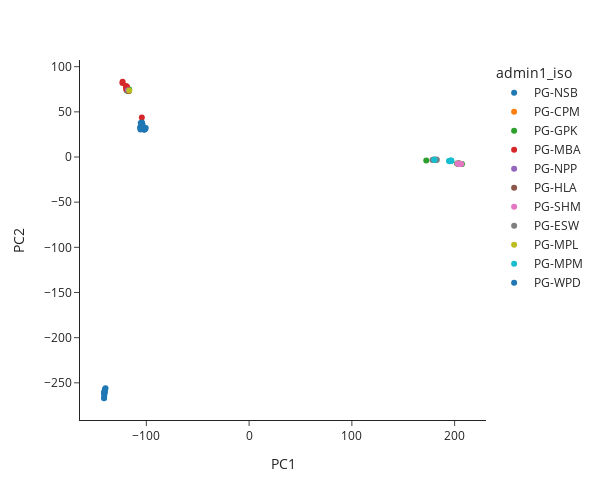

The code cell stored with this chart in its notebook:
### Code cell
model_all, evr_all = run_pca(contig = "KI915040", n_snps=50_000, sample_query = 'species_pca == "hinesorum" & country_iso == "PG"')
plot_pca(model_all, evr_all, colourfac = 'admin1_iso')

### Figure 1 — Plotly figure (JSON) as saved in the notebook; plotly's stock layout.template omitted (floating-point values rounded to 4 significant figures; data arrays with more than 128 entries replaced by an {"elided": "..."} marker saying what was removed)
{"data": [{"customdata": [["hin_BOU_A1", "hinesorum", "Papua New Guinea", "PG-NSB", "Bogenvil", 0.07565, 23, -6.662, 155.4], ["hin_BOU_A10", "hinesorum", "Papua New Guinea", "PG-NSB", "Bogenvil", 0.07561, 20, -6.662, 155.4], ["hin_BOU_A3", "hinesorum", "Papua New Guinea", "PG-NSB", "Bogenvil", 0.07545, 13, -6.662, 155.4], ["hin_BOU_A5", "hinesorum", "Papua New Guinea", "PG-NSB", "Bogenvil", 0.07558, 21, -6.662, 155.4], ["hin_BOU_A_6", "hinesorum", "Papua New Guinea", "PG-NSB", "Bogenvil", 0.07554, 19, -6.662, 155.4], ["hin_BOU_F2_BOU8", "hinesorum", "Papua New Guinea", "PG-NSB", "Bogenvil", 0.07571, 39, -6.669, 155.5], ["hin_BOU_T10", "hinesorum", "Papua New Guinea", "PG-NSB", "Bogenvil", 0.07546, 19, -6.669, 155.5], ["hin_BOU_T6", "hinesorum", "Papua New Guinea", "PG-NSB", "Bogenvil", 0.07548, 21, -6.669, 155.5], ["hin_BOU_T7", "hinesorum", "Papua New Guinea", "PG-NSB", "Bogenvil", 0.0756, 20, -6.669, 155.5], ["hin_BOU_T9", "hinesorum", "Papua New Guinea", "PG-NSB", "Bogenvil", 0.07568, 23, -6.669, 155.5], ["hin_BOU_T_5", "hinesorum", "Papua New Guinea", "PG-NSB", "Bogenvil", 0.07545, 20, -6.669, 155.5]], "hovertemplate": "admin1_iso=%{customdata[3]}<br>PC1=%{x}<br>PC2=%{y}<br>derived_sample_id=%{customdata[0]}<br>species=%{customdata[1]}<br>country=%{customdata[2]}<br>admin1_name=%{customdata[4]}<br>divergence=%{customdata[5]}<br>median_cov=%{customdata[6]}<br>latitude=%{customdata[7]}<br>longitude=%{customdata[8]}<extra></extra>", "legendgroup": "PG-NSB", "marker": {"color": "#1F77B4", "symbol": "circle"}, "mode": "markers", "name": "PG-NSB", "orientation": "v", "showlegend": true, "type": "scatter", "x": [-140.8, -141.1, -141.1, -140.2, -141.1, -140.8, -140.7, -140.8, -139.7, -140.8, -140.5], "xaxis": "x", "y": [-261.0, -266.6, -267.1, -257.1, -261.5, -260.9, -259.4, -260.9, -255.9, -263.6, -259.2], "yaxis": "y"}, {"customdata": [["hin_PP_97_89_13", "hinesorum", "Papua New Guinea", "PG-CPM", "Sentral", 0.07513, 26, -9.397, 147.5], ["hin_PP_97_89_7", "hinesorum", "Papua New Guinea", "PG-CPM", "Sentral", 0.07522, 24, -9.397, 147.5]], "hovertemplate": "admin1_iso=%{customdata[3]}<br>PC1=%{x}<br>PC2=%{y}<br>derived_sample_id=%{customdata[0]}<br>species=%{customdata[1]}<br>country=%{customdata[2]}<br>admin1_name=%{customdata[4]}<br>divergence=%{customdata[5]}<br>median_cov=%{customdata[6]}<br>latitude=%{customdata[7]}<br>longitude=%{customdata[8]}<extra></extra>", "legendgroup": "PG-CPM", "marker": {"color": "#FF7F0E", "symbol": "circle"}, "mode": "markers", "name": "PG-CPM", "orientation": "v", "showlegend": true, "type": "scatter", "x": [-119.8, -119.1], "xaxis": "x", "y": [76.71, 76.28], "yaxis": "y"}, {"customdata": {"elided": "20x9 mixed values"}, "hovertemplate": "admin1_iso=%{customdata[3]}<br>PC1=%{x}<br>PC2=%{y}<br>derived_sample_id=%{customdata[0]}<br>species=%{customdata[1]}<br>country=%{customdata[2]}<br>admin1_name=%{customdata[4]}<br>divergence=%{customdata[5]}<br>median_cov=%{customdata[6]}<br>latitude=%{customdata[7]}<br>longitude=%{customdata[8]}<extra></extra>", "legendgroup": "PG-GPK", "marker": {"color": "#2CA02C", "symbol": "circle"}, "mode": "markers", "name": "PG-GPK", "orientation": "v", "showlegend": true, "type": "scatter", "x": [-117.1, -118.1, -116.6, -118.2, -116.8, -118.5, -118.5, 205.7, 172.4, 203.5, 202.3, 207.1, 204.3, 205.3, -119.0, -116.9, -118.3, 206.3, 204.0, 203.7], "xaxis": "x", "y": [73.1, 74.89, 74.67, 73.23, 73.62, 75.3, 74.93, -7.618, -3.753, -7.466, -7.244, -7.758, -7.315, -7.761, 73.72, 73.25, 73.7, -7.689, -7.592, -7.628], "yaxis": "y"}, {"customdata": [["hin_PP_CP113_4", "hinesorum", "Papua New Guinea", "PG-MBA", "Milen Be", 0.07503, 20, -9.629, 147.6], ["hin_PP_CP94_1", "hinesorum", "Papua New Guinea", "PG-MBA", "Milen Be", 0.0749, 13, -10.2, 149.7], ["hin_PP_CP98_100_39", "hinesorum", "Papua New Guinea", "PG-MBA", "Milen Be", 0.075, 21, -10.38, 150.3], ["hin_PP_f2_98_89_11", "hinesorum", "Papua New Guinea", "PG-MBA", "Milen Be", 0.07522, 27, -10.2, 150.4], ["hin_PP_f2_98_89_14", "hinesorum", "Papua New Guinea", "PG-MBA", "Milen Be", 0.07526, 32, -10.2, 150.4], ["hin_PP_f2_98_89_21", "hinesorum", "Papua New Guinea", "PG-MBA", "Milen Be", 0.07516, 27, -10.2, 150.4], ["hin_PP_f2_98_89_2b", "hinesorum", "Papua New Guinea", "PG-MBA", "Milen Be", 0.07515, 35, -10.2, 150.4], ["hin_PP_f2_98_89_8", "hinesorum", "Papua New Guinea", "PG-MBA", "Milen Be", 0.07515, 32, -10.2, 150.4]], "hovertemplate": "admin1_iso=%{customdata[3]}<br>PC1=%{x}<br>PC2=%{y}<br>derived_sample_id=%{customdata[0]}<br>species=%{customdata[1]}<br>country=%{customdata[2]}<br>admin1_name=%{customdata[4]}<br>divergence=%{customdata[5]}<br>median_cov=%{customdata[6]}<br>latitude=%{customdata[7]}<br>longitude=%{customdata[8]}<extra></extra>", "legendgroup": "PG-MBA", "marker": {"color": "#D62728", "symbol": "circle"}, "mode": "markers", "name": "PG-MBA", "orientation": "v", "showlegend": true, "type": "scatter", "x": [-119.5, -104.4, -117.2, -123.3, -119.6, -119.6, -118.8, -123.1], "xaxis": "x", "y": [74.87, 43.63, 72.98, 81.83, 78.75, 77.28, 77.88, 83.32], "yaxis": "y"}, {"customdata": [["hin_PP_CP119_1", "hinesorum", "Papua New Guinea", "PG-NPP", "Oro", 0.07411, 11, -8.575, 148.0]], "hovertemplate": "admin1_iso=%{customdata[3]}<br>PC1=%{x}<br>PC2=%{y}<br>derived_sample_id=%{customdata[0]}<br>species=%{customdata[1]}<br>country=%{customdata[2]}<br>admin1_name=%{customdata[4]}<br>divergence=%{customdata[5]}<br>median_cov=%{customdata[6]}<br>latitude=%{customdata[7]}<br>longitude=%{customdata[8]}<extra></extra>", "legendgroup": "PG-NPP", "marker": {"color": "#9467BD", "symbol": "circle"}, "mode": "markers", "name": "PG-NPP", "orientation": "v", "showlegend": true, "type": "scatter", "x": [-117.9], "xaxis": "x", "y": [73.87], "yaxis": "y"}, {"customdata": [["hin_cNG_94_109_2", "hinesorum", "Papua New Guinea", "PG-HLA", "Hela", 0.07755, 23, -6.205, 143.0], ["hin_cNG_94_109_5", "hinesorum", "Papua New Guinea", "PG-HLA", "Hela", 0.07748, 26, -6.205, 143.0], ["hin_cNG_94_109_6", "hinesorum", "Papua New Guinea", "PG-HLA", "Hela", 0.07747, 26, -6.205, 143.0], ["hin_cNG_f2_94_109_3", "hinesorum", "Papua New Guinea", "PG-HLA", "Hela", 0.0776, 24, -6.205, 143.0], ["hin_cNG_f2_94_109_7", "hinesorum", "Papua New Guinea", "PG-HLA", "Hela", 0.07743, 24, -6.205, 143.0], ["hin_cNG_f2_94_97_1", "hinesorum", "Papua New Guinea", "PG-HLA", "Hela", 0.07745, 20, -6.205, 143.0], ["hin_cNG_f2_94_97_7", "hinesorum", "Papua New Guinea", "PG-HLA", "Hela", 0.07759, 23, -6.205, 143.0], ["hin_sNG_WP66_4", "hinesorum", "Papua New Guinea", "PG-HLA", "Hela", 0.07523, 25, -6.122, 141.3]], "hovertemplate": "admin1_iso=%{customdata[3]}<br>PC1=%{x}<br>PC2=%{y}<br>derived_sample_id=%{customdata[0]}<br>species=%{customdata[1]}<br>country=%{customdata[2]}<br>admin1_name=%{customdata[4]}<br>divergence=%{customdata[5]}<br>median_cov=%{customdata[6]}<br>latitude=%{customdata[7]}<br>longitude=%{customdata[8]}<extra></extra>", "legendgroup": "PG-HLA", "marker": {"color": "#8C564B", "symbol": "circle"}, "mode": "markers", "name": "PG-HLA", "orientation": "v", "showlegend": true, "type": "scatter", "x": [205.3, 204.8, 205.2, 204.8, 205.1, 204.7, 204.0, -102.4], "xaxis": "x", "y": [-7.572, -7.541, -7.692, -7.73, -7.826, -7.739, -7.56, 30.49], "yaxis": "y"}, {"customdata": [["hin_cNG_94_113_2", "hinesorum", "Papua New Guinea", "PG-SHM", "Sauten Hailans", 0.07762, 21, -6.793, 143.6], ["hin_cNG_94_113_6", "hinesorum", "Papua New Guinea", "PG-SHM", "Sauten Hailans", 0.07748, 24, -6.793, 143.6], ["hin_cNG_94_118_1", "hinesorum", "Papua New Guinea", "PG-SHM", "Sauten Hailans", 0.07751, 22, -6.793, 143.6], ["hin_cNG_94_97_5", "hinesorum", "Papua New Guinea", "PG-SHM", "Sauten Hailans", 0.07749, 24, -6.468, 142.8], ["hin_cNG_94_97_9", "hinesorum", "Papua New Guinea", "PG-SHM", "Sauten Hailans", 0.0775, 20, -6.468, 142.8]], "hovertemplate": "admin1_iso=%{customdata[3]}<br>PC1=%{x}<br>PC2=%{y}<br>derived_sample_id=%{customdata[0]}<br>species=%{customdata[1]}<br>country=%{customdata[2]}<br>admin1_name=%{customdata[4]}<br>divergence=%{customdata[5]}<br>median_cov=%{customdata[6]}<br>latitude=%{customdata[7]}<br>longitude=%{customdata[8]}<extra></extra>", "legendgroup": "PG-SHM", "marker": {"color": "#E377C2", "symbol": "circle"}, "mode": "markers", "name": "PG-SHM", "orientation": "v", "showlegend": true, "type": "scatter", "x": [204.5, 203.6, 204.8, 202.8, 206.4], "xaxis": "x", "y": [-7.411, -7.44, -7.709, -7.258, -7.798], "yaxis": "y"}, {"customdata": [["hin_nNG_MP-76-2", "hinesorum", "Papua New Guinea", "PG-ESW", "Is Sepik", 0.07799, 29, -4.07, 143.3], ["hin_nNG_MP-76-4", "hinesorum", "Papua New Guinea", "PG-ESW", "Is Sepik", 0.07784, 30, -4.07, 143.3], ["hin_nNG_MP76_3", "hinesorum", "Papua New Guinea", "PG-ESW", "Is Sepik", 0.07776, 19, -4.07, 143.3], ["hin_nNG_SR-Nal16", "hinesorum", "Papua New Guinea", "PG-ESW", "Is Sepik", 0.07785, 21, -3.782, 143.1], ["hin_nNG_SR-Nal2", "hinesorum", "Papua New Guinea", "PG-ESW", "Is Sepik", 0.07786, 24, -3.782, 143.1], ["hin_nNG_SR93-R93K", "hinesorum", "Papua New Guinea", "PG-ESW", "Is Sepik", 0.07789, 20, -3.865, 144.1]], "hovertemplate": "admin1_iso=%{customdata[3]}<br>PC1=%{x}<br>PC2=%{y}<br>derived_sample_id=%{customdata[0]}<br>species=%{customdata[1]}<br>country=%{customdata[2]}<br>admin1_name=%{customdata[4]}<br>divergence=%{customdata[5]}<br>median_cov=%{customdata[6]}<br>latitude=%{customdata[7]}<br>longitude=%{customdata[8]}<extra></extra>", "legendgroup": "PG-ESW", "marker": {"color": "#7F7F7F", "symbol": "circle"}, "mode": "markers", "name": "PG-ESW", "orientation": "v", "showlegend": true, "type": "scatter", "x": [182.5, 182.5, 180.9, 179.6, 179.7, 178.4], "xaxis": "x", "y": [-2.877, -3.202, -3.158, -3.042, -2.749, -3.393], "yaxis": "y"}, {"customdata": [["hin_nPP_4-169", "hinesorum", "Papua New Guinea", "PG-MPL", "Morobe", 0.07493, 26, -6.206, 147.7]], "hovertemplate": "admin1_iso=%{customdata[3]}<br>PC1=%{x}<br>PC2=%{y}<br>derived_sample_id=%{customdata[0]}<br>species=%{customdata[1]}<br>country=%{customdata[2]}<br>admin1_name=%{customdata[4]}<br>divergence=%{customdata[5]}<br>median_cov=%{customdata[6]}<br>latitude=%{customdata[7]}<br>longitude=%{customdata[8]}<extra></extra>", "legendgroup": "PG-MPL", "marker": {"color": "#BCBD22", "symbol": "circle"}, "mode": "markers", "name": "PG-MPL", "orientation": "v", "showlegend": true, "type": "scatter", "x": [-116.7], "xaxis": "x", "y": [73.61], "yaxis": "y"}, {"customdata": [["hin_nPP_BO132_1", "hinesorum", "Papua New Guinea", "PG-MPM", "Madang", 0.07776, 21, -5.769, 145.6], ["hin_nPP_BO132_10", "hinesorum", "Papua New Guinea", "PG-MPM", "Madang", 0.07783, 21, -5.769, 145.6], ["hin_nPP_BO132_12", "hinesorum", "Papua New Guinea", "PG-MPM", "Madang", 0.07782, 22, -5.769, 145.6], ["hin_nPP_BO132_2", "hinesorum", "Papua New Guinea", "PG-MPM", "Madang", 0.07781, 21, -5.769, 145.6], ["hin_nPP_BO132_3", "hinesorum", "Papua New Guinea", "PG-MPM", "Madang", 0.0778, 23, -5.769, 145.6], ["hin_nPP_BO132_4", "hinesorum", "Papua New Guinea", "PG-MPM", "Madang", 0.07778, 22, -5.769, 145.6], ["hin_nPP_BO132_5", "hinesorum", "Papua New Guinea", "PG-MPM", "Madang", 0.07776, 25, -5.769, 145.6], ["hin_nPP_BO132_6", "hinesorum", "Papua New Guinea", "PG-MPM", "Madang", 0.07782, 23, -5.769, 145.6], ["hin_nPP_BO132_7", "hinesorum", "Papua New Guinea", "PG-MPM", "Madang", 0.07805, 25, -5.769, 145.6], ["hin_nPP_BO132_9", "hinesorum", "Papua New Guinea", "PG-MPM", "Madang", 0.0778, 23, -5.769, 145.6]], "hovertemplate": "admin1_iso=%{customdata[3]}<br>PC1=%{x}<br>PC2=%{y}<br>derived_sample_id=%{customdata[0]}<br>species=%{customdata[1]}<br>country=%{customdata[2]}<br>admin1_name=%{customdata[4]}<br>divergence=%{customdata[5]}<br>median_cov=%{customdata[6]}<br>latitude=%{customdata[7]}<br>longitude=%{customdata[8]}<extra></extra>", "legendgroup": "PG-MPM", "marker": {"color": "#17BECF", "symbol": "circle"}, "mode": "markers", "name": "PG-MPM", "orientation": "v", "showlegend": true, "type": "scatter", "x": [196.1, 180.4, 194.5, 195.3, 180.3, 196.5, 196.7, 195.5, 196.7, 196.0], "xaxis": "x", "y": [-4.09, -3.167, -4.406, -4.67, -2.919, -4.065, -4.112, -4.27, -3.906, -4.339], "yaxis": "y"}, {"customdata": {"elided": "15x9 mixed values"}, "hovertemplate": "admin1_iso=%{customdata[3]}<br>PC1=%{x}<br>PC2=%{y}<br>derived_sample_id=%{customdata[0]}<br>species=%{customdata[1]}<br>country=%{customdata[2]}<br>admin1_name=%{customdata[4]}<br>divergence=%{customdata[5]}<br>median_cov=%{customdata[6]}<br>latitude=%{customdata[7]}<br>longitude=%{customdata[8]}<extra></extra>", "legendgroup": "PG-WPD", "marker": {"color": "#1F77B4", "symbol": "circle"}, "mode": "markers", "name": "PG-WPD", "orientation": "v", "showlegend": true, "type": "scatter", "x": [-101.4, -105.5, -101.3, -104.2, -104.4, -102.9, -102.3, -104.5, -101.7, -106.1, -105.7, -104.4, -105.0, -100.6, -103.6], "xaxis": "x", "y": [31.82, 37.58, 30.7, 37.97, 38.03, 32.38, 30.51, 31.16, 30.56, 32.6, 30.42, 32.94, 32.97, 32.22, 35.78], "yaxis": "y"}], "layout": {"height": 500, "legend": {"title": {"text": "admin1_iso"}, "tracegroupgap": 0}, "margin": {"t": 60}, "width": 600, "xaxis": {"anchor": "y", "domain": [0, 1], "title": {"text": "PC1"}}, "yaxis": {"anchor": "x", "domain": [0, 1], "title": {"text": "PC2"}}}}
